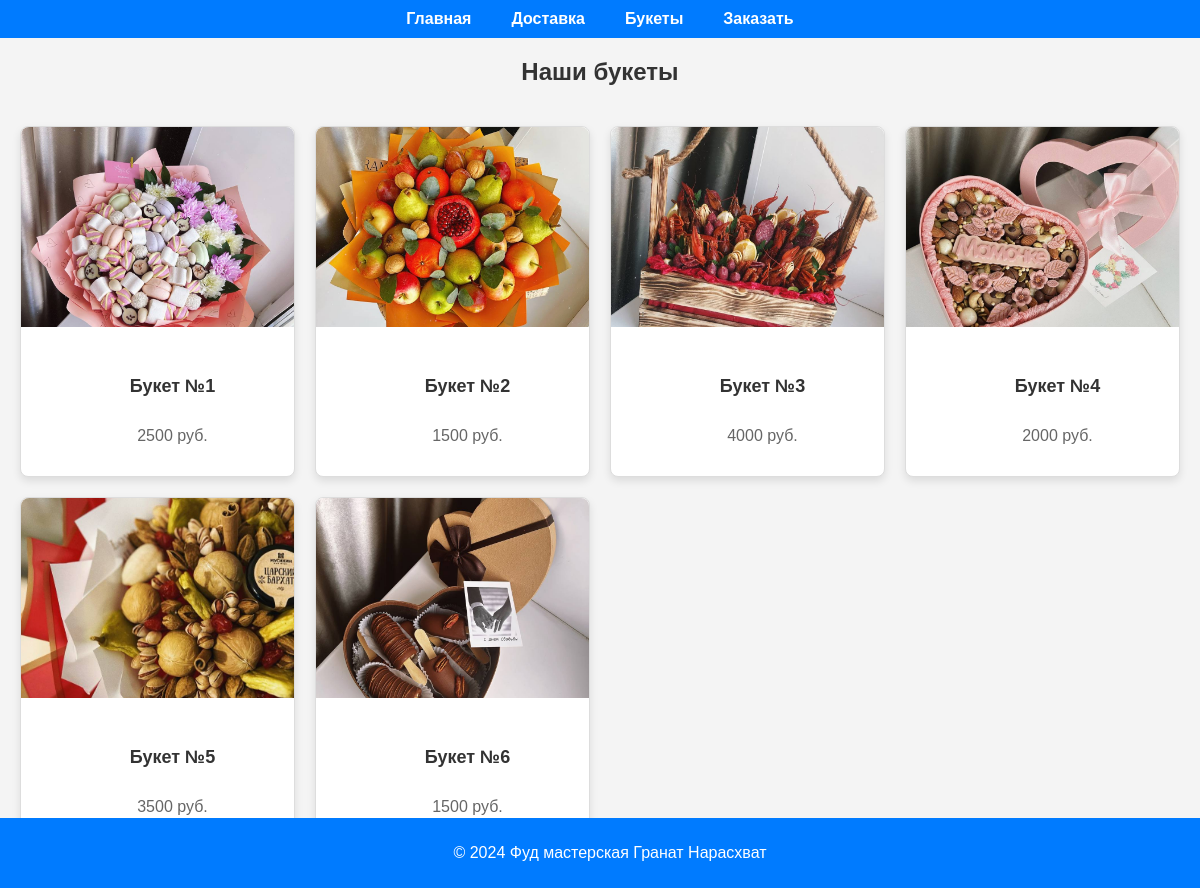
Page /bouquets on the committed database.
### main/models.py (models this page shows, shortened)
class Bouquets(models.Model):
    category = models.CharField('Категория', max_length=40)
    image = models.CharField('Изображение', max_length=40)
    price = models.IntegerField('Цена')
    class Meta:
        verbose_name = 'Букет'
        verbose_name_plural = 'Букеты'

### main/views.py (the view)
# urls.py: path('bouquets', views.bouquets, name='bouquets'),
def bouquets(request):
    bouquets = Bouquets.objects.all()
    return render(request, 'main/bouquets.html', {'bouquets': bouquets})

### main/templates/main/bouquets.html
{% extends "main/base.html" %}
{% load static%}
{% block content %}
<div class="bouquets-container">
    <h2>Наши букеты</h2>
    <div class="bouquets-grid">
        {% for bouquet in bouquets %}
        <div class="bouquet-card">
            <img src="{% static bouquet.image %}" alt="Букет {{ bouquet.id }}">
            <div class="card-body">
                <h5 class="card-title">Букет №{{ bouquet.id }}</h5>
                <p class="card-text">{{ bouquet.price }} руб.</p>
            </div>
        </div>
        {% endfor %}
    </div>
</div>
{% endblock %}

### main/templates/main/base.html (shortened to what this page needs)
{% load static %}
<!DOCTYPE html>
<html lang="ru">
<head>
    <link rel="stylesheet" href="{% static 'main/css/style.css' %}">
</head>
<body>
    <header>
        <nav>
            <ul>
                <li><a href="{% url 'home' %}">Главная</a></li>
                <li><a href="{% url 'delivery' %}">Доставка</a></li>
                <li><a href="{% url 'bouquets' %}">Букеты</a></li>
                <li><a href="{% url 'order' %}">Заказать</a></li>
            </ul>
        </nav>
    </header>
    <main>
        {% block content %}
        {% endblock %}
    </main>
    <footer>
        <p>© 2024 Фуд мастерская Гранат Нарасхват</p>
    </footer>
</body>
</html>

### main/static/main/css/style.css (style rules this page uses)
body { font-family: Arial, sans-serif; margin: 0; padding: 0; background: #f4f4f4; color: #333; }
header { background-color: #007BFF; color: #ffffff; padding: 10px 20px; text-align: center; }
nav ul { list-style-type: none; padding: 0; margin: 0; display: flex; justify-content: center; align-items: center; }
nav ul li { margin: 0 20px; }
nav ul li a { color: white; text-decoration: none; font-size: 16px; font-weight: bold; }
footer { background-color: #007BFF; color: white; text-align: center; padding: 10px; position: fixed; bottom: 0; width: 100%; }
.card-body { padding: 2px 16px; width: 100%; }
.bouquets-container { max-width: 1200px; margin: 20px auto; text-align: center; }
.bouquets-grid { display: grid; grid-template-columns: repeat(auto-fill, minmax(250px, 1fr)); gap: 20px; padding: 20px; }
.bouquet-card { background: #fff; border: 1px solid #ddd; border-radius: 8px; box-shadow: 0 4px 8px rgba(0,0,0,0.1); transition: transform 0.3s ease, box-shadow 0.3s ease; }
.bouquet-card img { width: 100%; height: 200px; object-fit: cover; border-top-left-radius: 8px; border-top-right-radius: 8px; }
.card-body { padding: 15px; }
.card-title { font-size: 18px; color: #333; }
.card-text { font-size: 16px; color: #666; margin-top: 5px; }

### rows in the picture
Bouquets: image (picture), id "1", price "2500"
Bouquets: image (picture), id "2", price "1500"
Bouquets: image (picture), id "3", price "4000"
Bouquets: image (picture), id "4", price "2000"
Bouquets: image (picture), id "5", price "3500"
Bouquets: image (picture), id "6", price "1500"
